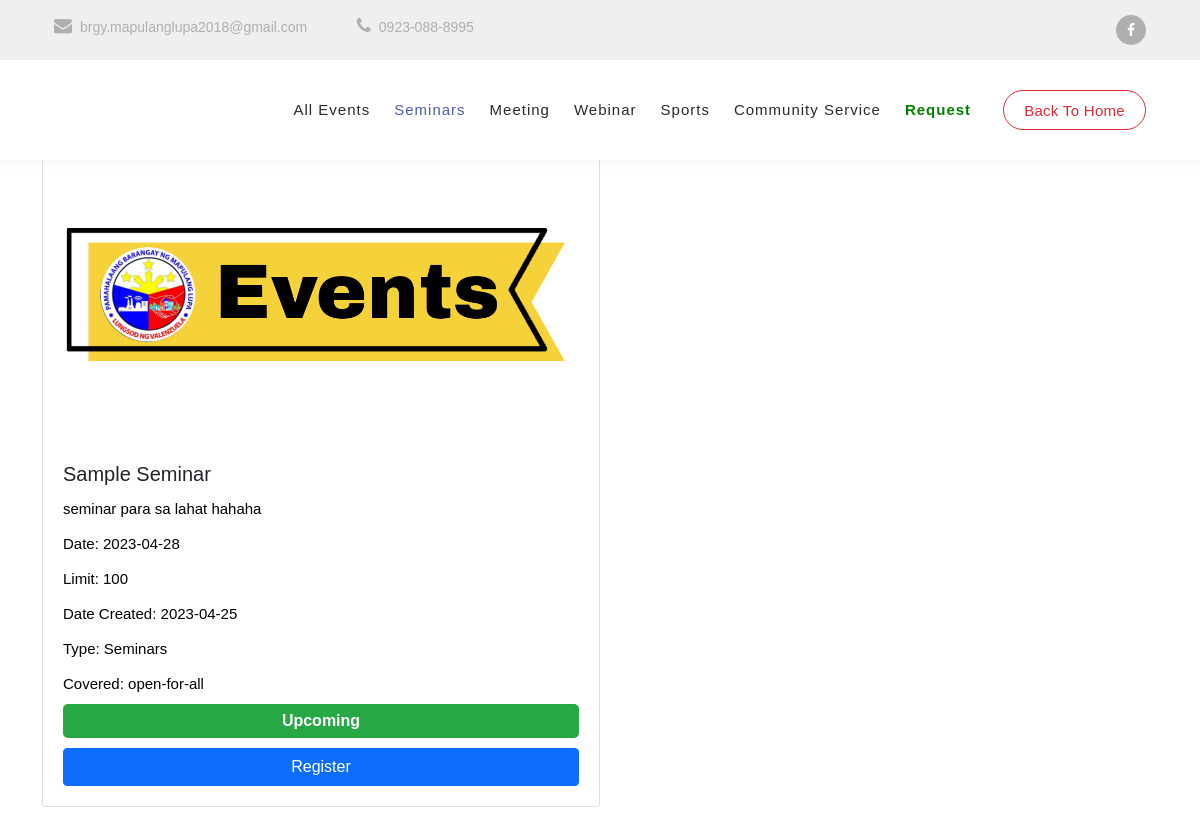
Page /memevent_seminar.php on the committed database.
### tables this page shows
CREATE TABLE `tbl_event` (
  `event_id` int(11) NOT NULL,
  `event_title` varchar(50) NOT NULL,
  `event_date` date DEFAULT NULL,
  `event_description` varchar(100) DEFAULT NULL,
  `event_poster` blob DEFAULT NULL,
  `event_limit` int(11) DEFAULT NULL,
  `event_DateCreated` date DEFAULT NULL,
  `event_Type` varchar(20) DEFAULT NULL CHECK (`event_Type` in ('Seminars','Meeting','Webinar','Sports','Community Service')),
  `event-covered` enum('residents-only','open-for-all') NOT NULL
);

### memevent_seminar.php (the view, shortened to what this page needs)
<?php
    include('db_conn.php');
?>
<!DOCTYPE html>
<html lang="en">
  <head>
    <link href="vendor/bootstrap/css/bootstrap.min.css" rel="stylesheet">
    <link rel="stylesheet" href="assets/css/fontawesome.css">
    <link rel="stylesheet" href="assets/css/templatemo-digimedia-v1.css">
    <link rel="stylesheet" href="assets/css/animated.css">
    <link rel="stylesheet" href="assets/css/owl.css">
  </head>
<body>
  <div class="pre-header">
    <div class="container">
      <div class="row">
        <div class="col-lg-8 col-sm-8 col-7">
          <ul class="info">
            <li><a href="#"><i class="fa fa-envelope"></i>brgy.mapulanglupa2018@gmail.com</a></li>
            <li><a href="#"><i class="fa fa-phone"></i>0923-088-8995</a></li>
          </ul>
        </div>
        <div class="col-lg-4 col-sm-4 col-5">
          <ul class="social-media">
            <li><a href="https://www.facebook.com/bagongmapulanglupa2018"><i class="fa fa-facebook"></i></a></li>
          </ul>
        </div>
      </div>
    </div>
  </div>
  <header class="header-area header-sticky wow slideInDown" data-wow-duration="0.75s" data-wow-delay="0s">
    <div class="container">
      <div class="row">
        <div class="col-12">
          <nav class="main-nav">
            <ul class="nav">
              <li><a href="memberevent.php" >All Events</a></li>
              <li><a href="memevent_seminar.php"class="active" >Seminars</a></li>
              <li><a href="memevent_meeting.php" >Meeting</a></li>
              <li><a href="memevent_webinar.php">Webinar</a></li>
              <li><a href="memevent_sports.php" >Sports</a></li>
              <li><a href="memevent_comservice.php">Community Service</a></li>
              <li><a href="residentrequest.php" style="color: green; font-weight: bold;">Request</a></li>
             <li><div class="border-first-button"><a href="home.php">Back to Home</a></div></li>
            </ul>
          </nav>
        </div>
      </div>
    </div>
  </header>
  <body>
<body>
    <div class="container">
		<h1>Events</h1>
		<div class="row">
			<?php
			$sql = "SELECT * FROM tbl_event WHERE event_Type = 'Seminars'";
			$result = mysqli_query($conn, $sql);
			if (mysqli_num_rows($result) > 0) {
				while ($row = mysqli_fetch_assoc($result)) {
					echo '<div class="col-sm-6 mb-4">';
					echo '<div class="card">';
					if (!empty($row['event_poster'])) {
						echo '<a href="' . $row['event_poster'] . '"><img src="' . $row['event_poster'] . '" class="card-img-top"></a>';
					}
					echo '<div class="card-body">';
					echo '<h5 class="card-title">' . $row['event_title'] . '</h5>';
					echo '<p class="card-text">' . $row['event_description'] . '</p>';
					echo '<p class="card-text">Date: ' . $row['event_date'] . '</p>';
					echo '<p class="card-text">Limit: ' . $row['event_limit'] . '</p>';
					echo '<p class="card-text">Date Created: ' . $row['event_DateCreated'] . '</p>';
					echo '<p class="card-text">Type: ' . $row['event_Type'] . '</p>';
					echo '<p class="card-text">Covered: ' . $row['event-covered'] . '</p>';
					if (strtotime($row['event_date']) > time()) {
						echo '<div class="box upcoming-box">Upcoming</div>';
						echo '<a href="register.php?event_id=' . $row['event_id'] . '" class="btn btn-primary">Register</a>';
					} else {
						echo '<div class="box done-box">Done</div>';
						echo '<a class="btn btn-primary disabled">Register</a>';
					}
					echo '</div>';
					echo '</div>';
					echo '</div>';
				}
			} else {
				echo 'No seminars found.';
			}
			?>
		</div>
	</div>
</body>
</html>

### assets/css/templatemo-digimedia-v1.css (style rules this page uses)
html, body, div, span, applet, object, iframe, h1, h2, h3, h4, h5, h6, p, blockquote, div pre, a, abbr, acronym, address, big, cite, code, del, dfn, em, font, img, ins, kbd, q, s, samp, small, strike, strong, sub, sup, tt, var, b, u, i, center, dl, dt, dd, ol, ul, li, figure, header, nav, section, article, aside, footer, figcaption { margin: 0; padding: 0; border: 0; outline: 0; }
ul, li { padding: 0; margin: 0; list-style: none; }
header, nav, section, article, aside, footer, hgroup { display: block; }
* { box-sizing: border-box; }
html, body { font-family: 'Poppins', sans-serif; font-weight: 400; background-color: #fff; -ms-text-size-adjust: 100%; -webkit-font-smoothing: antialiased; -moz-osx-font-smoothing: grayscale; }
a { text-decoration: none !important; }
h1, h2, h3, h4, h5, h6 { margin-top: 0px; margin-bottom: 0px; }
ul { margin-bottom: 0px; }
p { font-size: 15px; line-height: 30px; font-weight: 300; color: #afafaf; }
img { width: 100%; overflow: hidden; }
html, body { background: #fff; font-family: 'Poppins', sans-serif; }
.border-first-button a { display: inline-block !important; padding: 10px 20px !important; color: #DF2935 !important; border: 1px solid #DF2935 !important; border-radius: 23px; font-weight: 500 !important; letter-spacing: 0.3px !important; transition: all .5s; }
.pre-header { background-color: #efefef; height: 60px; padding: 15px 0px; }
.pre-header ul li { display: inline-block; }
.pre-header ul.info li { margin-right: 45px; }
.pre-header ul.info li a { color: #afafaf; font-size: 14px; transition: all .3s; }
.pre-header ul.info li a i { font-size: 18px; margin-right: 8px; }
.pre-header ul.social-media { text-align: right; }
.pre-header ul.social-media li { margin-left: 5px; }
.pre-header ul.social-media li a { background-color: #afafaf; color: #fff; display: inline-block; width: 30px; height: 30px; line-height: 30px; text-align: center; border-radius: 50%; font-size: 14px; transition: all .3s; }
.header-area { background-color: #fff; box-shadow: 0px 5px 8px rgba(0,0,0,0.03); position: absolute; left: 0px; right: 0px; z-index: 100; height: 100px; -webkit-transition: all .5s ease 0s; -moz-transition: all .5s ease 0s; -o-transition: all .5s ease 0s; transition: all .5s ease 0s; }
.header-area .main-nav { min-height: 80px; background: transparent; }
.header-area .main-nav .nav { float: right; margin-top: 30px; margin-right: 0px; background-color: transparent; -webkit-transition: all 0.3s ease 0s; -moz-transition: all 0.3s ease 0s; -o-transition: all 0.3s ease 0s; transition: all 0.3s ease 0s; position: relative; z-index: 999; }
.header-area .main-nav .nav li { padding-left: 20px; padding-right: 20px; }
.header-area .main-nav .nav li:last-child { padding-right: 0px; padding-left: 40px; }
.header-area .main-nav .nav li:last-child a , .background-header .main-nav .nav li:last-child a { padding: 0px 20px !important; font-weight: 400; }
.header-area .main-nav .nav li a { display: block; font-weight: 500; font-size: 15px; color: #2a2a2a; text-transform: capitalize; -webkit-transition: all 0.3s ease 0s; -moz-transition: all 0.3s ease 0s; -o-transition: all 0.3s ease 0s; transition: all 0.3s ease 0s; height: 40px; line-height: 40px; border: transparent; letter-spacing: 1px; }
.header-area .main-nav .nav li:hover a, .header-area .main-nav .nav li a.active { color: #5158BB!important; }
.header-area.header-sticky { min-height: 80px; }
.header-area .nav { margin-top: 30px; }
.header-area.header-sticky .nav li a.active { color: #5158BB; }
@media (max-width: 1200px) { .header-area .main-nav .nav li { padding-left: 12px; padding-right: 12px; } }
@media (max-width: 1200px) { .header-area .main-nav:before { display: none; } }
@media (min-width: 767px) { .header-area .main-nav .nav { display: flex !important; } }
@media (max-width: 1200px) { .header-area .main-nav .nav li:last-child { padding-left: 20px; } }

### memevent_seminar.php (style rules this page uses)
body { font-family: 'Montserrat', sans-serif; }
.card-img-top { height: 300px; object-fit: cover; }
.box { padding: 5px; color: #fff; font-weight: bold; border-radius: 5px; text-align: center; margin-bottom: 10px; }
.upcoming-box { background-color: #28a745; }
.card { margin-bottom: 0; }
.card-body { padding: 20px; display: flex; flex-direction: column; }
.card-text { margin-bottom: 5px; }
.row { margin-right: 0; margin-left: 0; }
.col-sm-6 { padding-right: 0; padding-left: 0; }
p { color: #020202; }

### rows in the picture
tbl_event: event_poster (picture), event_title "Sample Seminar", event_description "seminar para sa lahat hahaha", event_date "2023-04-28", event_limit "100", event_DateCreated "2023-04-25", event_Type "Seminars", value "open-for-all"
